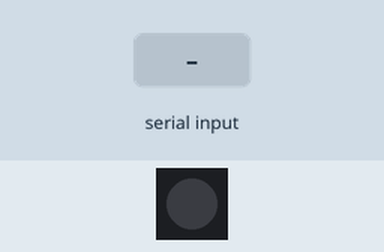
Simulated run of this sketch. Board: Arduino Uno, built with avr-gcc and run on an emulated ATmega328P. Parts: 1 RGB LEDs in strip order, left to right. The test bench sets the inputs (shaded band). Dim RGB values are drawn brighter than linear; what the sketch prints to the serial monitor is not drawn.

Above: at 2.2 s.
2.3 s: byte 30 received over Serial
At 2.35 s:
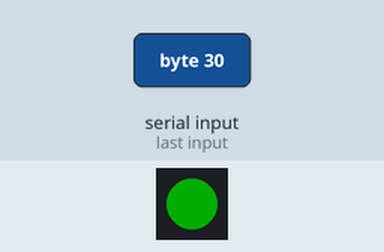
3.9 s: byte 90 received over Serial
At 4.5 s:
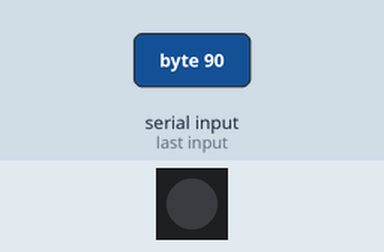
5.4 s: byte 120 received over Serial
At 6.8 s:
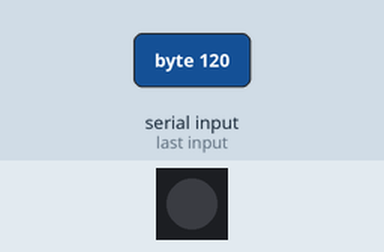
Timing chart, 0 to 8.4 s (numbered marks = the images above; inputs shaded):
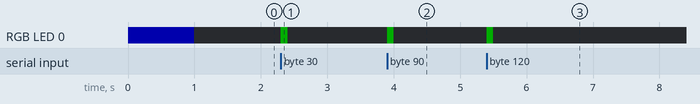

The sketch:

uso_leds.ino
```cpp
#include <Adafruit_NeoPixel.h>

// Según tu esquemático, el LED está en el PIN 8
#define PIN_LED 8
#define NUMPIXELS 1

Adafruit_NeoPixel pixels(NUMPIXELS, PIN_LED, NEO_GRB + NEO_KHZ800);

void setup() {
  // El ATtiny816 usa internamente PB2 y PB3 para Serial.
  // En tu placa están etiquetados como 6 y 7.
  Serial.begin(9600);

  pixels.begin();
  pixels.setBrightness(50); // Un poco de brillo para no saturar
  pixels.show();

  // Color AZUL al arrancar (Confirmación de energía)
  mostrarColor(0, 0, 255);
  delay(1000);
  mostrarColor(0, 0, 0);
}

void loop() {
  // Si llega algo por el Bluetooth (Pines 6/7)...
  if (Serial.available() > 0) {
    char datoRecibido = Serial.read();

    // Enviamos el eco de vuelta al móvil
    Serial.print("Recibido: ");
    Serial.println(datoRecibido);

    // Parpadeo VERDE (Confirmación de recepción)
    mostrarColor(0, 255, 0);
    delay(100);
    mostrarColor(0, 0, 0);
  }
}

void mostrarColor(int r, int g, int b) {
  pixels.setPixelColor(0, pixels.Color(r, g, b));
  pixels.show();
}
```

Measured:
- after the input at 2.3 s, RGB LED 0: off → RGB(0, 50, 0) at once, → off 0.10 s later
- after the input at 3.9 s, RGB LED 0: off → RGB(0, 50, 0) at once, → off 0.10 s later
- after the input at 5.4 s, RGB LED 0: off → RGB(0, 50, 0) at once, → off 0.10 s later
